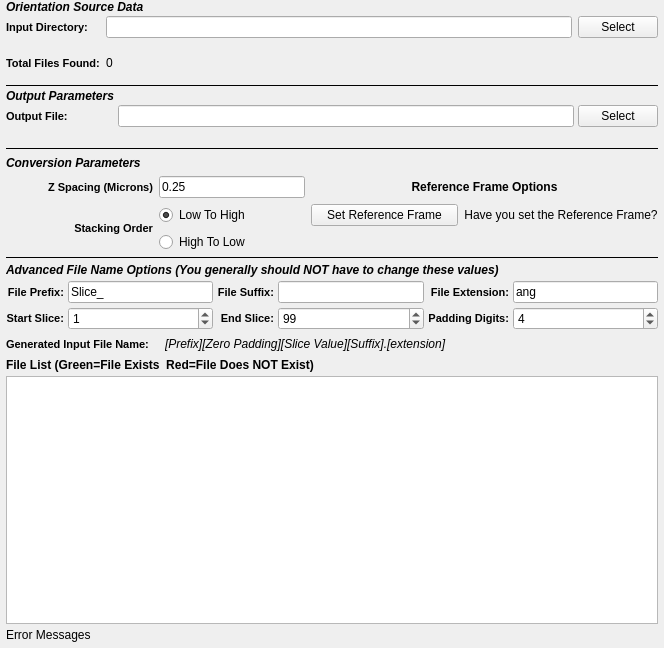
<?xml version="1.0" encoding="UTF-8"?>
<ui version="4.0">
 <class>EbsdToH5EbsdWidget</class>
 <widget class="QWidget" name="EbsdToH5EbsdWidget">
  <property name="geometry">
   <rect>
    <x>0</x>
    <y>0</y>
    <width>664</width>
    <height>648</height>
   </rect>
  </property>
  <layout class="QGridLayout" name="gridLayout_3">
   <property name="leftMargin">
    <number>6</number>
   </property>
   <property name="topMargin">
    <number>0</number>
   </property>
   <property name="rightMargin">
    <number>6</number>
   </property>
   <property name="bottomMargin">
    <number>6</number>
   </property>
   <property name="spacing">
    <number>4</number>
   </property>
   <item row="5" column="0">
    <widget class="Line" name="line_9">
     <property name="frameShadow">
      <enum>QFrame::Plain</enum>
     </property>
     <property name="orientation">
      <enum>Qt::Horizontal</enum>
     </property>
    </widget>
   </item>
   <item row="6" column="0">
    <widget class="QLabel" name="label_58">
     <property name="styleSheet">
      <string notr="true">QLabel 
{
	font-style: italic;font-weight: bold;
font-size: 12px;
}</string>
     </property>
     <property name="text">
      <string>Advanced File Name Options (You generally should NOT have to change these values)</string>
     </property>
    </widget>
   </item>
   <item row="7" column="0">
    <layout class="QGridLayout" name="gridLayout_20">
     <item row="1" column="0">
      <widget class="QLabel" name="label_50">
       <property name="styleSheet">
        <string notr="true">QLabel {
font-weight: bold;
font-size: 11px;
}</string>
       </property>
       <property name="text">
        <string>Start Slice:</string>
       </property>
       <property name="alignment">
        <set>Qt::AlignRight|Qt::AlignTrailing|Qt::AlignVCenter</set>
       </property>
      </widget>
     </item>
     <item row="1" column="1">
      <widget class="SVSpinBox" name="m_ZStartIndex">
       <property name="minimumSize">
        <size>
         <width>75</width>
         <height>0</height>
        </size>
       </property>
       <property name="toolTip">
        <string>Which file index to start the import at.</string>
       </property>
       <property name="maximum">
        <number>1000000</number>
       </property>
       <property name="value">
        <number>1</number>
       </property>
      </widget>
     </item>
     <item row="1" column="2">
      <widget class="QLabel" name="label_51">
       <property name="styleSheet">
        <string notr="true">QLabel {
font-weight: bold;
font-size: 11px;
}</string>
       </property>
       <property name="text">
        <string>End Slice:</string>
       </property>
       <property name="alignment">
        <set>Qt::AlignRight|Qt::AlignTrailing|Qt::AlignVCenter</set>
       </property>
      </widget>
     </item>
     <item row="1" column="3">
      <widget class="SVSpinBox" name="m_ZEndIndex">
       <property name="minimumSize">
        <size>
         <width>75</width>
         <height>0</height>
        </size>
       </property>
       <property name="toolTip">
        <string>The file index to stop the import at. (Inclusive)</string>
       </property>
       <property name="maximum">
        <number>1000000</number>
       </property>
       <property name="value">
        <number>99</number>
       </property>
      </widget>
     </item>
     <item row="1" column="4">
      <widget class="QLabel" name="label_21">
       <property name="styleSheet">
        <string notr="true">QLabel {
font-weight: bold;
font-size: 11px;
}</string>
       </property>
       <property name="text">
        <string>Padding Digits:</string>
       </property>
       <property name="alignment">
        <set>Qt::AlignRight|Qt::AlignTrailing|Qt::AlignVCenter</set>
       </property>
      </widget>
     </item>
     <item row="1" column="5">
      <widget class="SVSpinBox" name="m_TotalDigits">
       <property name="toolTip">
        <string>The number of digits to allow for the slice index.</string>
       </property>
       <property name="value">
        <number>4</number>
       </property>
      </widget>
     </item>
     <item row="0" column="0">
      <widget class="QLabel" name="label_32">
       <property name="styleSheet">
        <string notr="true">QLabel {
font-weight: bold;
font-size: 11px;
}</string>
       </property>
       <property name="text">
        <string>File Prefix:</string>
       </property>
       <property name="alignment">
        <set>Qt::AlignRight|Qt::AlignTrailing|Qt::AlignVCenter</set>
       </property>
      </widget>
     </item>
     <item row="0" column="1">
      <widget class="SVLineEdit" name="m_FilePrefix">
       <property name="toolTip">
        <string>The front part of the input file name</string>
       </property>
       <property name="text">
        <string>Slice_</string>
       </property>
      </widget>
     </item>
     <item row="0" column="2">
      <widget class="QLabel" name="label_13">
       <property name="styleSheet">
        <string notr="true">QLabel {
font-weight: bold;
font-size: 11px;
}</string>
       </property>
       <property name="text">
        <string>File Suffix:</string>
       </property>
       <property name="alignment">
        <set>Qt::AlignRight|Qt::AlignTrailing|Qt::AlignVCenter</set>
       </property>
      </widget>
     </item>
     <item row="0" column="3">
      <widget class="SVLineEdit" name="m_FileSuffix">
       <property name="toolTip">
        <string>The part of the filename that comes AFTER the slice index</string>
       </property>
      </widget>
     </item>
     <item row="0" column="4">
      <widget class="QLabel" name="label_56">
       <property name="styleSheet">
        <string notr="true">QLabel {
font-weight: bold;
font-size: 11px;
}</string>
       </property>
       <property name="text">
        <string>File Extension:</string>
       </property>
       <property name="alignment">
        <set>Qt::AlignRight|Qt::AlignTrailing|Qt::AlignVCenter</set>
       </property>
      </widget>
     </item>
     <item row="0" column="5">
      <widget class="SVLineEdit" name="m_FileExt">
       <property name="toolTip">
        <string>The file extension of the input files</string>
       </property>
       <property name="text">
        <string>ang</string>
       </property>
      </widget>
     </item>
    </layout>
   </item>
   <item row="8" column="0">
    <layout class="QHBoxLayout" name="_6">
     <item>
      <widget class="QLabel" name="label_17">
       <property name="styleSheet">
        <string notr="true">QLabel {
font-weight: bold;
font-size: 11px;
}</string>
       </property>
       <property name="text">
        <string>Generated Input File Name:</string>
       </property>
      </widget>
     </item>
     <item>
      <spacer name="horizontalSpacer_24">
       <property name="orientation">
        <enum>Qt::Horizontal</enum>
       </property>
       <property name="sizeType">
        <enum>QSizePolicy::Fixed</enum>
       </property>
       <property name="sizeHint" stdset="0">
        <size>
         <width>12</width>
         <height>20</height>
        </size>
       </property>
      </spacer>
     </item>
     <item>
      <widget class="QLabel" name="m_GeneratedFileNameExample">
       <property name="font">
        <font>
         <italic>true</italic>
        </font>
       </property>
       <property name="text">
        <string>[Prefix][Zero Padding][Slice Value][Suffix].[extension]</string>
       </property>
      </widget>
     </item>
     <item>
      <spacer name="horizontalSpacer_25">
       <property name="orientation">
        <enum>Qt::Horizontal</enum>
       </property>
       <property name="sizeHint" stdset="0">
        <size>
         <width>40</width>
         <height>20</height>
        </size>
       </property>
      </spacer>
     </item>
    </layout>
   </item>
   <item row="9" column="0">
    <widget class="QLabel" name="label_57">
     <property name="font">
      <font>
       <weight>75</weight>
       <italic>false</italic>
       <bold>true</bold>
      </font>
     </property>
     <property name="text">
      <string>File List (Green=File Exists  Red=File Does NOT Exist)</string>
     </property>
    </widget>
   </item>
   <item row="10" column="0">
    <widget class="QListWidget" name="m_FileListView">
     <property name="sizePolicy">
      <sizepolicy hsizetype="Expanding" vsizetype="MinimumExpanding">
       <horstretch>0</horstretch>
       <verstretch>0</verstretch>
      </sizepolicy>
     </property>
     <property name="toolTip">
      <string>The list of files that will be imported in the order they will be imported into the HDF5 Ebsd File</string>
     </property>
    </widget>
   </item>
   <item row="11" column="0">
    <widget class="QLabel" name="m_ErrorMessage">
     <property name="text">
      <string>Error Messages</string>
     </property>
    </widget>
   </item>
   <item row="2" column="0">
    <layout class="QGridLayout" name="gridLayout_2">
     <property name="topMargin">
      <number>0</number>
     </property>
     <property name="spacing">
      <number>6</number>
     </property>
     <item row="3" column="2">
      <widget class="QPushButton" name="m_RefFrameOptionsBtn">
       <property name="toolTip">
        <string>This will show the advanced reference frame options</string>
       </property>
       <property name="text">
        <string>Set Reference Frame</string>
       </property>
       <property name="default">
        <bool>false</bool>
       </property>
      </widget>
     </item>
     <item row="1" column="0" colspan="3">
      <widget class="QLabel" name="label_6">
       <property name="styleSheet">
        <string notr="true">QLabel 
{
font-style: italic;
font-weight: bold;
font-size: 12px;
}</string>
       </property>
       <property name="text">
        <string>Conversion Parameters</string>
       </property>
      </widget>
     </item>
     <item row="3" column="3">
      <widget class="QLabel" name="referenceFrameCheck">
       <property name="text">
        <string>Have you set the Reference Frame?</string>
       </property>
       <property name="alignment">
        <set>Qt::AlignCenter</set>
       </property>
      </widget>
     </item>
     <item row="2" column="0">
      <widget class="QLabel" name="label_4">
       <property name="styleSheet">
        <string notr="true">QLabel {
font-weight: bold;
font-size: 11px;
}</string>
       </property>
       <property name="text">
        <string>Z Spacing (Microns)</string>
       </property>
       <property name="alignment">
        <set>Qt::AlignRight|Qt::AlignTrailing|Qt::AlignVCenter</set>
       </property>
      </widget>
     </item>
     <item row="2" column="1">
      <widget class="SVLineEdit" name="m_zSpacing">
       <property name="sizePolicy">
        <sizepolicy hsizetype="Ignored" vsizetype="Preferred">
         <horstretch>0</horstretch>
         <verstretch>0</verstretch>
        </sizepolicy>
       </property>
       <property name="toolTip">
        <string>The spacing between each layer.</string>
       </property>
       <property name="text">
        <string>0.25</string>
       </property>
      </widget>
     </item>
     <item row="3" column="1">
      <widget class="QRadioButton" name="m_StackLowToHigh">
       <property name="text">
        <string>Low To High</string>
       </property>
       <property name="checked">
        <bool>true</bool>
       </property>
      </widget>
     </item>
     <item row="4" column="1">
      <widget class="QRadioButton" name="m_StackHighToLow">
       <property name="text">
        <string>High To Low</string>
       </property>
      </widget>
     </item>
     <item row="2" column="2" colspan="2">
      <widget class="QLabel" name="label_3">
       <property name="styleSheet">
        <string notr="true">QLabel {
font-weight: bold;
font-size: 12px;
}</string>
       </property>
       <property name="text">
        <string>Reference Frame Options</string>
       </property>
       <property name="alignment">
        <set>Qt::AlignCenter</set>
       </property>
      </widget>
     </item>
     <item row="3" column="0" rowspan="2">
      <widget class="QLabel" name="label_2">
       <property name="styleSheet">
        <string notr="true">QLabel {
font-weight: bold;
font-size: 11px;
}</string>
       </property>
       <property name="text">
        <string>Stacking Order</string>
       </property>
       <property name="alignment">
        <set>Qt::AlignRight|Qt::AlignTrailing|Qt::AlignVCenter</set>
       </property>
      </widget>
     </item>
     <item row="0" column="0" colspan="4">
      <widget class="Line" name="line_10">
       <property name="frameShadow">
        <enum>QFrame::Plain</enum>
       </property>
       <property name="orientation">
        <enum>Qt::Horizontal</enum>
       </property>
      </widget>
     </item>
    </layout>
   </item>
   <item row="0" column="0">
    <layout class="QGridLayout" name="widgetLayout">
     <property name="topMargin">
      <number>0</number>
     </property>
     <property name="bottomMargin">
      <number>0</number>
     </property>
     <property name="horizontalSpacing">
      <number>6</number>
     </property>
     <property name="verticalSpacing">
      <number>2</number>
     </property>
     <item row="1" column="1">
      <widget class="QtSLineEdit" name="m_LineEdit"/>
     </item>
     <item row="1" column="0">
      <widget class="QLabel" name="label_29">
       <property name="toolTip">
        <string>The directory that contains the .ang or .ctf files</string>
       </property>
       <property name="styleSheet">
        <string notr="true">QLabel {
font-weight: bold;
font-size: 11px;
}</string>
       </property>
       <property name="text">
        <string>Input Directory:</string>
       </property>
      </widget>
     </item>
     <item row="3" column="1">
      <widget class="QLabel" name="m_TotalSlices">
       <property name="text">
        <string>0</string>
       </property>
      </widget>
     </item>
     <item row="3" column="0">
      <widget class="QLabel" name="label_47">
       <property name="styleSheet">
        <string notr="true">QLabel {
font-weight: bold;
font-size: 11px;
}</string>
       </property>
       <property name="text">
        <string>Total Files Found:</string>
       </property>
      </widget>
     </item>
     <item row="1" column="2">
      <widget class="QPushButton" name="m_InputDirBtn">
       <property name="text">
        <string>Select</string>
       </property>
      </widget>
     </item>
     <item row="0" column="0" colspan="3">
      <widget class="QLabel" name="label_5">
       <property name="styleSheet">
        <string notr="true">QLabel 
{
	font-style: italic;font-weight: bold;
font-size: 12px;
}</string>
       </property>
       <property name="text">
        <string>Orientation Source Data</string>
       </property>
      </widget>
     </item>
     <item row="2" column="1">
      <widget class="SVSmallLabel" name="inputAbsPathLabel">
       <property name="font">
        <font>
         <italic>false</italic>
        </font>
       </property>
       <property name="text">
        <string/>
       </property>
       <property name="wordWrap">
        <bool>true</bool>
       </property>
       <property name="textInteractionFlags">
        <set>Qt::LinksAccessibleByMouse|Qt::TextSelectableByKeyboard|Qt::TextSelectableByMouse</set>
       </property>
      </widget>
     </item>
    </layout>
   </item>
   <item row="1" column="0">
    <layout class="QGridLayout" name="gridLayout_4">
     <property name="topMargin">
      <number>10</number>
     </property>
     <property name="verticalSpacing">
      <number>2</number>
     </property>
     <item row="2" column="1">
      <widget class="QtSLineEdit" name="m_OutputFile">
       <property name="toolTip">
        <string/>
       </property>
      </widget>
     </item>
     <item row="2" column="2">
      <widget class="QPushButton" name="m_OutputFileBtn">
       <property name="text">
        <string>Select</string>
       </property>
      </widget>
     </item>
     <item row="0" column="0" colspan="3">
      <widget class="Line" name="line_8">
       <property name="frameShadow">
        <enum>QFrame::Plain</enum>
       </property>
       <property name="orientation">
        <enum>Qt::Horizontal</enum>
       </property>
      </widget>
     </item>
     <item row="2" column="0">
      <widget class="QLabel" name="label_53">
       <property name="styleSheet">
        <string>QLabel {
font-weight: bold;
font-size: 11px;
}</string>
       </property>
       <property name="text">
        <string>Output File:</string>
       </property>
      </widget>
     </item>
     <item row="1" column="0">
      <widget class="QLabel" name="label_7">
       <property name="styleSheet">
        <string notr="true">QLabel 
{
	font-style: italic;font-weight: bold;
font-size: 12px;
}</string>
       </property>
       <property name="text">
        <string>Output Parameters</string>
       </property>
      </widget>
     </item>
     <item row="3" column="1">
      <widget class="SVSmallLabel" name="outputAbsPathLabel">
       <property name="font">
        <font>
         <italic>false</italic>
        </font>
       </property>
       <property name="text">
        <string/>
       </property>
       <property name="wordWrap">
        <bool>true</bool>
       </property>
       <property name="textInteractionFlags">
        <set>Qt::LinksAccessibleByMouse|Qt::TextSelectableByKeyboard|Qt::TextSelectableByMouse</set>
       </property>
      </widget>
     </item>
    </layout>
   </item>
  </layout>
 </widget>
 <customwidgets>
  <customwidget>
   <class>SVLineEdit</class>
   <extends>QLineEdit</extends>
   <header location="global">SVControlWidgets.h</header>
  </customwidget>
  <customwidget>
   <class>QtSLineEdit</class>
   <extends>QLineEdit</extends>
   <header location="global">QtSLineEdit.h</header>
  </customwidget>
  <customwidget>
   <class>SVSmallLabel</class>
   <extends>QLabel</extends>
   <header location="global">SVControlWidgets.h</header>
  </customwidget>
  <customwidget>
   <class>SVSpinBox</class>
   <extends>QSpinBox</extends>
   <header location="global">SVControlWidgets.h</header>
  </customwidget>
 </customwidgets>
 <tabstops>
  <tabstop>m_LineEdit</tabstop>
  <tabstop>m_InputDirBtn</tabstop>
  <tabstop>m_OutputFile</tabstop>
  <tabstop>m_OutputFileBtn</tabstop>
  <tabstop>m_RefFrameOptionsBtn</tabstop>
  <tabstop>m_FilePrefix</tabstop>
  <tabstop>m_FileSuffix</tabstop>
  <tabstop>m_FileExt</tabstop>
  <tabstop>m_ZStartIndex</tabstop>
  <tabstop>m_ZEndIndex</tabstop>
  <tabstop>m_TotalDigits</tabstop>
  <tabstop>m_FileListView</tabstop>
 </tabstops>
 <resources/>
 <connections/>
</ui>
